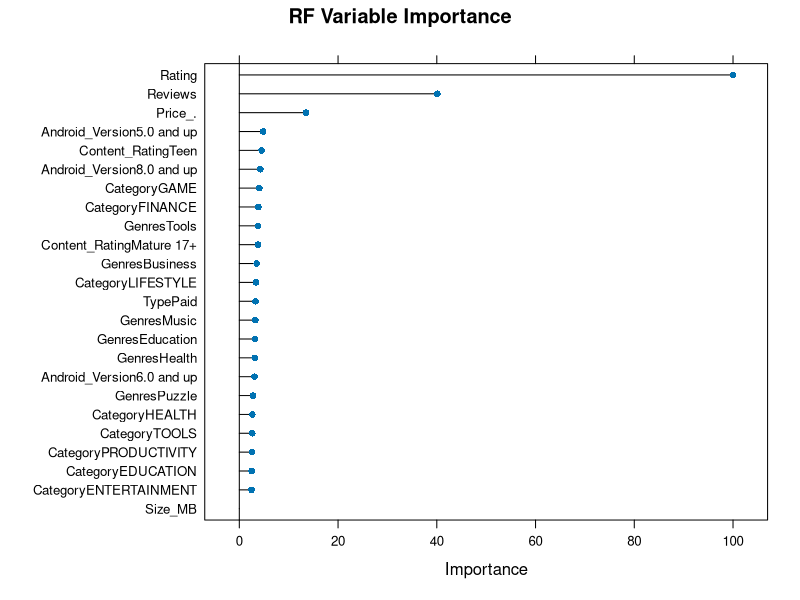

This figure's R source:

#read data
data <- read.csv("data/processed/cleaned_data.csv")

# IN CASE PACKAGES NOT INSTALLED: install.packages(c("caret", "MASS", "randomForest", "dplyr"))

#load libraries
library(caret)
library(MASS)
library(randomForest)
library(dplyr)

#ensure that response variable classifies correctly
data$Successful_App <- factor(data$Successful_App, levels = c(0, 1), labels = c("No", "Yes"))


#set correct seed
set.seed(42)

#k-fold setup for logistic regresssion
train_control <- trainControl(
  method = "cv",
  number = 5,
  savePredictions = "final",
  classProbs = TRUE,
  summaryFunction = twoClassSummary
)

#perform cv on logistic
model_cv <- train(
  Successful_App ~ Category + Rating + Reviews + Size_MB + Type + Price_. + 
    Content_Rating + Genres + Android_Version,
  data = data,
  method = "glm",
  family = "binomial",
  trControl = train_control,
  metric = "Accuracy"
)

#get confusion matrix
lr_preds <- model_cv$pred
cm_log <- confusionMatrix(lr_preds$pred, lr_preds$obs)
cm_log

#perform cv on random forest
rf_model <- train(
  Successful_App ~ Category + Rating + Reviews + Size_MB + Type + Price_. + 
    Content_Rating + Genres + Android_Version,
  data = data,
  method = "rf",
  trControl = train_control,
  tuneLength = 3
)

#get accuracy
rf_preds <- rf_model$pred
confusionMatrix(rf_preds$pred, rf_preds$obs)

#visuals from here onward

#for RF
importance <- varImp(rf_model)
print(importance)
plot(importance, main = "RF Variable Importance")

log_table <- cm_log$table
print(log_table)
